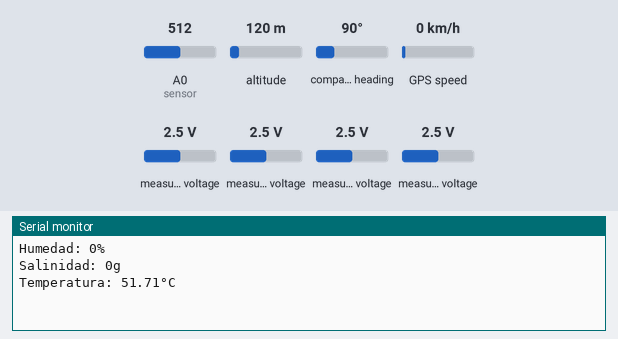
Recording of a sketch running on a simulated ESP8266 (NodeMCU). On the bench: the last lines printed to the serial monitor. The inputs (shaded band) are chosen by the test bench; at power-on: measured voltage 2.5 V, A0 (sensor) = 512, altitude 120 m, compass heading 90°, GPS speed 0 km/h. WiFi joins after 1.5 s; servers stay silent unless stated; the GPS gets a fix after 3 s at 37.7749, -122.4194 with 8 satellites.

Above: at 2.7 s.
2.8 s: measured voltage (sensor 202) set to 0.1 V
At 6.7 s:
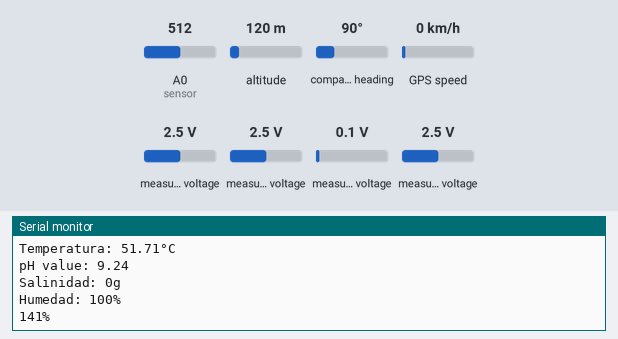
7.4 s: measured voltage (sensor 203) set to 0.1 V
At 9.0 s:
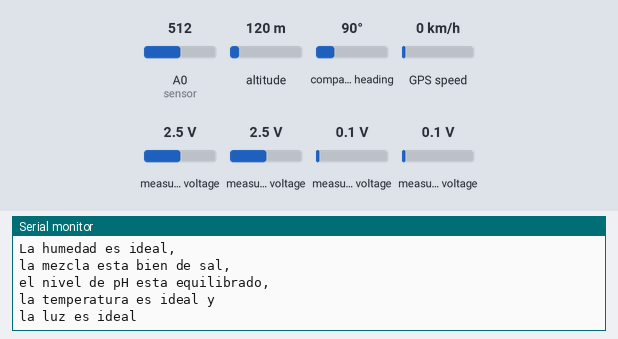
9.4 s: A0 (sensor) set to 716
At 15.7 s:
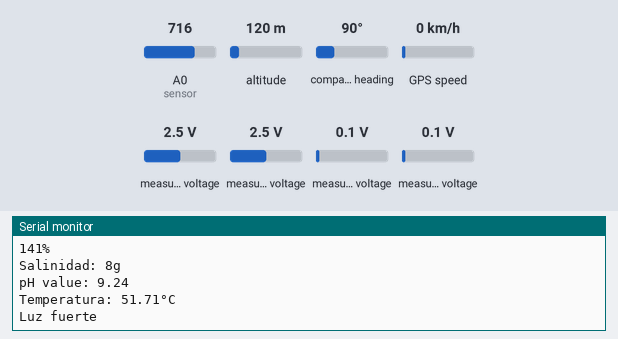
19.9 s: measured voltage (sensor 200) set to 0.1 V
At 20.7 s:
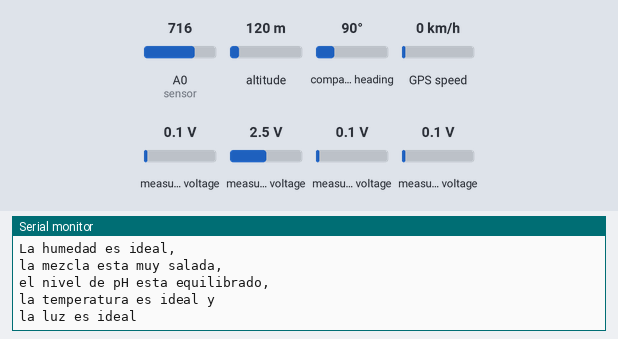
21.4 s: measured voltage (sensor 201) set to 0.1 V
22.9 s: measured voltage (sensor 200) set to 1.2 V
At 25.2 s:
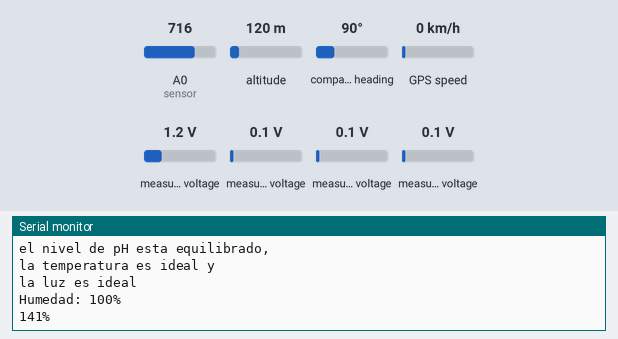

Measured:
- after the input at 2.8 s, the serial monitor: prints a new line after 3.2 s (image 1)
- after the input at 9.4 s, the serial monitor: prints a new line after 4.7 s (image 3)

The sketch:

maincode.ino
```cpp
#include "huerto.h"
#include <ESP8266WiFi.h>
#include <SoftwareSerial.h> //libreria del gps
#include <TinyGPS++.h>

const int sleepTimeS = 25; //(segundos)
TinyGPSPlus gps;
SoftwareSerial ss(13, 12);
huerto huerto(5);

void setup() {
  ss.begin(9600);
  huerto.connectWiFi();
  #ifdef PRINT_DEBUG_MESSAGES
      Serial.print("Server_Host: ");
      Serial.println(Server_Host);
      Serial.print("Port: ");
      Serial.println(String( Server_HttpPort ));
      Serial.print("Server_Rest: ");
      Serial.println(Rest_Host);
  #endif
 //Serial.println("Inicializando el GPS...");
 //delay(27000);
 //Serial.println("Esperando datos");

}
#define NUM_FIELDS_TO_SEND 7 // Numero de medidas a enviar al servidor REST (Entre 1 y 8)
void loop() {

  String Data[ NUM_FIELDS_TO_SEND + 1]; // Podemos enviar hasta 8 datos

  Data[1] = String(huerto.humiditymap(0));

  Data[2] = String(huerto.salinityValue(0));

  Data[3] = String(huerto.phValue(0));

  Data[4] = String(huerto.tempValue(0));

  Data[5] = String(huerto.luminity(0));
  while(ss.available()>0){
    gps.encode(ss.read());
    if(gps.location.isUpdated()){
      Data[6] = String(gps.location.lat(), 6);
      Data[7] = String(gps.location.lng(), 6);
    }
  }

  huerto.HTTPGet( Data, NUM_FIELDS_TO_SEND );

  double tempp = huerto.tempValue(0);
  double phh = huerto.phValue(0);
  double salinityy = huerto.salinityValue(0);
  double humid = huerto.humiditymap(0);
  double luminityy = huerto.luminity(0);

  huerto.regulador(tempp,phh,salinityy,humid,luminityy);

  delay(5000);
  //deepSleep(1000000*sleepTimeS);
}
```

huerto.cpp
```cpp
#include <Arduino.h>
#include "huerto.h"
#include <Adafruit_ADS1X15.h>
#include <ESP8266WiFi.h>

const int sleepTimeS = 25; //(segundos)

Adafruit_ADS1115 ads1115;
int channelValue = 0;
int sensorValue = 0;
int humidityValue = 0;
const int dryValue = 330;
const int wetValue = 212;
#define offset -2.41
#define samplingInterval 20
#define printInterval 800
#define ArrayLength 40
int pHArray[ArrayLength];
int pHArrayIndex = 0;
int voltageTemp = 4.096;
#define REST_SERVER_THINGSPEAK
// #define WiFi_CONNECTION_UPV
int luminityValue = 0;


char dato = ' ';

#ifdef WiFi_CONNECTION_UPV // Conexion UPV
const char WiFiSSID[] = "GTI1";
const char WiFiPSK[] = "1PV.arduino.Toledo";
#else // Conexion fuera de la UPV
const char WiFiSSID[] = "RU-Gandia";
const char WiFiPSK[] = "104@Gandia-";
#endif

#define power_pin 5
huerto::huerto(int pin)
{
    pinMode(pin, OUTPUT);
    Serial.begin(115200);//ponemos la velocidad en baudios a la que vamos a trabajar
    ads1115.begin(0x48);
    ads1115.setGain(GAIN_TWOTHIRDS);
}
//////////////////////////////////////////////////////////////////////////////
//////////////////////////////TempValue()/////////////////////////////////////
//////////////////////////////////////////////////////////////////////////////
double huerto::tempValue(int channelValue)
{
    // captura una muestra del ADS1115
    int16_t adc1 = ads1115.readADC_SingleEnded(1); // captura una muestra del ADS1115
    // Serial.println(adc1);                       // adc1 va a ser equivalente a lo que conocemos como vd en la formula
    float vo = ((adc1 * 6.128) / 32727);           //aplicamos la formula de la temperatura en funcion de la lectura digital
    float temperatura = ((vo - 0.79) / 0.033);
    Serial.print("Temperatura: ");
    Serial.print(temperatura, 2);
    Serial.println("°C");
    delay(1000);
    return temperatura;
}
//////////////////////////////////////////////////////////////////////////////
/////////////////////////////averageSample()//////////////////////////////////
//////////////////////////////////////////////////////////////////////////////
double huerto::averageSample(int tam, int *array)
{
    int sum = 0;
    int i;
    for (i = 0; i <= tam - 1; i++)
    {
        sum = sum + array[i];
    }
    double media = sum / tam;
    return media;
}
//////////////////////////////////////////////////////////////////////////////
///////////////////////////////phValue()//////////////////////////////////////
//////////////////////////////////////////////////////////////////////////////
double huerto::phValue(int channelValue)
{
    static unsigned long samplingTime = millis();
    static unsigned long printTime = millis();
    static float pHValue, voltage;
    if (millis() - samplingTime > samplingInterval)
    {

        pHArray[pHArrayIndex] = ads1115.readADC_SingleEnded(channelValue);

        if (pHArrayIndex == ArrayLength)
            pHArrayIndex = 0;
        {
            voltage = (averageSample(ArrayLength, &pHArray[0])) / 100; // convertir la lectura a tension
            pHValue = 3.5 * voltage + offset;
            samplingTime = millis();
        }
        if (millis() - printTime > printInterval)
        {
            // Serial.print("Voltage: ");
            // Serial.println(voltage, 2);
            Serial.print("pH value: ");
            Serial.println(pHValue, 2);
            printTime = millis();
            return pHValue;
        }
    }
}
//////////////////////////////////////////////////////////////////////////////
///////////////////////////////inter()////////////////////////////////////////
//////////////////////////////////////////////////////////////////////////////
int huerto::inter(double xi)
{
    float ec1 = (((76410000000000000) / 11774727272) * (pow(xi, 3)));            // aplicamos el teorema de lagrange para asi allar los vlores
    float ec2 = ((91041000000000 / 70932092) * (pow(xi, 2)));                    // equivalentes de las las lecturas digitales que recibe.
    float ec3 = ((6191832190000000 / 692631016) * xi);                           // Se añaden ceros para evitar porblemas el las divisiones ya que float
    float ec4 = ((9416520435 / 44265892));                                       // pese a ser una variable que admite numero decimales no admite numeros tan pequños poniendolos a 0.
    int ec = ((ec1 / 10000000000000) - (ec2 / 1000000000) + (ec3 / 10000000) - (ec4));
    if (ec < 1)
    {
        return 0;
    }
    else
    {
        return ec;
    }
}
//////////////////////////////////////////////////////////////////////////////
//////////////////////////////salinityValue()/////////////////////////////////
//////////////////////////////////////////////////////////////////////////////
double huerto::salinityValue(int channelValue)
{
    int sol = 0;
    int16_t adc0;

    digitalWrite(power_pin, HIGH);
    delay(100);
    adc0 = analogRead(A0);        // Realizamos la lectura del sensor.
    digitalWrite(power_pin, LOW);

    sol = inter(adc0);            // llamada a la funcion de interpolacion

    Serial.print("Salinidad: ");
    Serial.print(sol);
    Serial.println("g");
    return sol;
}
//////////////////////////////////////////////////////////////////////////////
///////////////////////////////humiditymap()//////////////////////////////////
//////////////////////////////////////////////////////////////////////////////
double huerto::humiditymap(int channelValue)
{
    int16_t adc0 = ads1115.readADC_SingleEnded(2);  // leemos el vlor de adc
    humidityValue = map(adc0, 10535, 3500, 0, 100); // se mapea el valor digital
    // Serial.print(adc0);                          // Gracias al mapeado optenemos un valor en porcentaje
    Serial.print("Humedad: ");
    if (humidityValue >= 100)
    {
        Serial.println("100%");
    }
    if (humidityValue < 0)
    {
        Serial.println("0%");
    }
    else
    {
        Serial.print(humidityValue, DEC);
        Serial.println("%");
    }
    delay(1000);
    return humidityValue;
}
//////////////////////////////////////////////////////////////////////////////
//////////////////////////////////////////////////////////////////////////////
//////////////////////////////////////////////////////////////////////////////
double huerto::luminity(int channelValue)
{
    int16_t adc3 = ads1115.readADC_SingleEnded(3);
    double vd = (4.096 / 32767) * adc3;
    double vd2 = ((adc3 * 4.096) * 10 / 32727);

    if (adc3 >= 3200)
    {
        adc3 == 3200;
    }
    if (adc3 < 60)
    {
        Serial.println("Sombra");
    }
    if (adc3 > 60 && adc3 < 200)
    {
        Serial.println("Luz ambiente");
    }
    if (adc3 > 200 && adc3 < 1000)
    {
        Serial.println("Luz fuerte");
    }
    if (adc3 > 1000 && adc3 < 3199)
    {
        Serial.println("Luz muy fuerte");
    }
    else if (adc3 == 3200)
    {
        Serial.println("Sensor Saturado");
    }
    // Serial.print("Valor digital: ");
    // Serial.println(adc3);
    // Serial.print("Tension analogica rara: ");
    // Serial.println(vd, 2);
    // Serial.print("Tension analogica de temp: ");
    // Serial.println(vd2, 2);
    delay(1000);

    return vd;
}
//////////////////////////////////////////////////////////////////////////////
//////////////////////////////////////////////////////////////////////////////
//////////////////////////////////////////////////////////////////////////////

//=====================================================
//=====================================================
//=====================================================

///////////////////////////////////////////////////////
/////////////// SERVER Definitions /////////////////////
//////////////////////////////////////////////////////

#if defined(WiFi_CONNECTION_UPV) // Conexion UPV
const char Server_Host[] = "proxy.upv.es";
const int Server_HttpPort = 8080;
#elif defined(REST_SERVER_THINGSPEAK) // Conexion fuera de la UPV
const char Server_Host[] = "api.thingspeak.com";
const int Server_HttpPort = 80;
#else
const char Server_Host[] = "dweet.io";
const int Server_HttpPort = 80;
#endif

WiFiClient client;

///////////////////////////////////////////////////////
/////////////// HTTP REST Connection ////////////////
//////////////////////////////////////////////////////

#ifdef REST_SERVER_THINGSPEAK
const char Rest_Host[] = "api.thingspeak.com";
String MyWriteAPIKey = "KQUNPE8GXE8VVHJB"; // Escribe la clave de tu canal ThingSpeak
#else
const char Rest_Host[] = "dweet.io";
String MyWriteAPIKey = "PruebaGTI"; // Escribe la clave de tu canal Dweet
#endif

#define NUM_FIELDS_TO_SEND 7 // Numero de medidas a enviar al servidor REST (Entre 1 y 8)

///////////////////////////////////////////////////////
////////////////// Pin Definitions ///////////////////
//////////////////////////////////////////////////////

const int LED_PIN = 5; // Thing's onboard, green LED

//////////////////////////////////////////////////////
////////////////// WiFi Connection ///////////////////
//////////////////////////////////////////////////////

void huerto::connectWiFi()
{
    byte ledStatus = LOW;

#ifdef PRINT_DEBUG_MESSAGES
    Serial.print("MAC: ");
    Serial.println(WiFi.macAddress());
#endif

    WiFi.begin(WiFiSSID, WiFiPSK);

    while (WiFi.status() != WL_CONNECTED)
    {
        // Blink the LED
        digitalWrite(LED_PIN, ledStatus); // Write LED high/low
        ledStatus = (ledStatus == HIGH) ? LOW : HIGH;
#ifdef PRINT_DEBUG_MESSAGES
        Serial.println(".");
#endif
        delay(500);
    }
#ifdef PRINT_DEBUG_MESSAGES
    Serial.println("WiFi Connected");
    Serial.println(WiFi.localIP()); // Print the IP address
#endif
}

void huerto::HTTPPost(String fieldData[], int numFields)
{

    // Esta funcion construye el string de datos a enviar a ThingSpeak mediante el metodo HTTP POST
    // La funcion envia "numFields" datos, del array fieldData.
    // Asegurate de ajustar numFields al número adecuado de datos que necesitas enviar y activa los campos en tu canal web

    if (client.connect(Server_Host, Server_HttpPort))
    {

        // Construimos el string de datos. Si tienes multiples campos asegurate de no pasarte de 1440 caracteres

        String PostData = "api_key=" + MyWriteAPIKey;
        for (int field = 1; field < (numFields + 1); field++)
        {
            PostData += "&field" + String(field) + "=" + fieldData[field];
        }

// POST data via HTTP
#ifdef PRINT_DEBUG_MESSAGES
        Serial.println("Connecting to ThingSpeak for update...");
#endif
        client.println("POST http://" + String(Rest_Host) + "/update HTTP/1.1");
        client.println("Host: " + String(Rest_Host));
        client.println("Connection: close");
        client.println("Content-Type: application/x-www-form-urlencoded");
        client.println("Content-Length: " + String(PostData.length()));
        client.println();
        client.println(PostData);
#ifdef PRINT_DEBUG_MESSAGES
        Serial.println(PostData);
        Serial.println();
// Para ver la respuesta del servidor
#ifdef PRINT_HTTP_RESPONSE
        delay(500);
        Serial.println();
        while (client.available())
        {
            String line = client.readStringUntil('\r');
            Serial.print(line);
        }
        Serial.println();
        Serial.println();
#endif
#endif
    }
}

void huerto::HTTPGet(String fieldData[], int numFields)
{

    // Esta funcion construye el string de datos a enviar a ThingSpeak o Dweet mediante el metodo HTTP GET
    // La funcion envia "numFields" datos, del array fieldData.
    // Asegurate de ajustar "numFields" al número adecuado de datos que necesitas enviar y activa los campos en tu canal web

    if (client.connect(Server_Host, Server_HttpPort))
    {
#ifdef REST_SERVER_THINGSPEAK
        String PostData = "GET https://api.thingspeak.com/update?api_key=";
        PostData = PostData + MyWriteAPIKey;
#else
        String PostData = "GET http://dweet.io/dweet/for/";
        PostData = PostData + MyWriteAPIKey + "?";
#endif

        for (int field = 1; field < (numFields + 1); field++)
        {
            PostData += "&field" + String(field) + "=" + fieldData[field];
        }

#ifdef PRINT_DEBUG_MESSAGES
        Serial.println("Connecting to Server for update...");
#endif
        client.print(PostData);
        client.println(" HTTP/1.1");
        client.println("Host: " + String(Rest_Host));
        client.println("Connection: close");
        client.println();
#ifdef PRINT_DEBUG_MESSAGES
        Serial.println(PostData);
        Serial.println();
// Para ver la respuesta del servidor
#ifdef PRINT_HTTP_RESPONSE
        delay(500);
        Serial.println();
        while (client.available())
        {
            String line = client.readStringUntil('\r');
            Serial.print(line);
        }
        Serial.println();
        Serial.println();
#endif
#endif
    }
}

void huerto::regulador(double tempValue, double pHValue, double salinityValue, double humiditymap, double luminityValue) {
    Serial.println(" ");
    Serial.println("Se han verificado los valores de la mezcla y ambiente y se ha concluido lo siguiente: ");

    if(humiditymap > 40 || humiditymap < 80) {
      Serial.println("La humedad es ideal, ");
    }
    else {
      Serial.println("La humedad no tiene buenos numeros, ");
    }

    if(salinityValue > 5) {
      Serial.println("la mezcla esta muy salada, ");
    }
    else{
      Serial.println("la mezcla esta bien de sal, ");
    }

    if(pHValue > 6 || pHValue < 8) {
      Serial.println("el nivel de pH esta equilibrado, ");
    }
    else {
      Serial.println("el nivel de pH no es seguro, ");
    }

    if(tempValue > 15 || tempValue < 30) {
      Serial.println("la temperatura es ideal y ");
    }
    else {
      Serial.println("la temperatura no es ideal y ");
    }
    if(luminityValue < 300) {
      Serial.println("la luz es ideal");
    }
    Serial.println("");
}
```

huerto.h
```cpp
#ifndef HUERTO_YA_INCLUIDO
#define HUERTO_YA_INCLUIDO
#include <Arduino.h>

class huerto{
    private:
    void HTTPPost(String *, int);
    int inter(double);
    double averageSample(int, int *);

    public:
    huerto(int);
    void connectWiFi();
    double tempValue(int);
    double phValue(int);
    double salinityValue(int);
    double humiditymap(int);
    double luminity(int);
    void HTTPGet(String *,int);
    void regulador(double, double, double, double, double);
};
#endif
```
